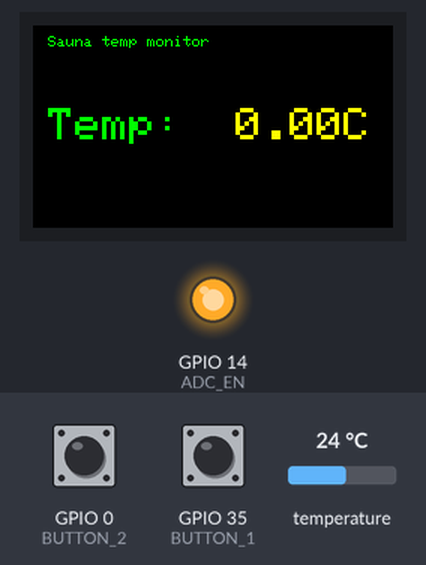
The sketch below on a simulated ESP32. Parts: 240×135 colour display, output pins drawn as LEDs (lit = HIGH). The inputs (shaded band) are chosen by the test bench; at power-on: GPIO 35 (BUTTON_1) HIGH, temperature 24 °C, GPIO 0 (BUTTON_2) HIGH. WiFi joins after 1.5 s; servers stay silent unless stated; uploads are accepted with an empty reply; what the sketch prints to the serial monitor is not drawn.

Above: at 5.4 s.
5.5 s: GPIO 35 (BUTTON_1) pulled LOW for 3.2 s
At 7.9 s:
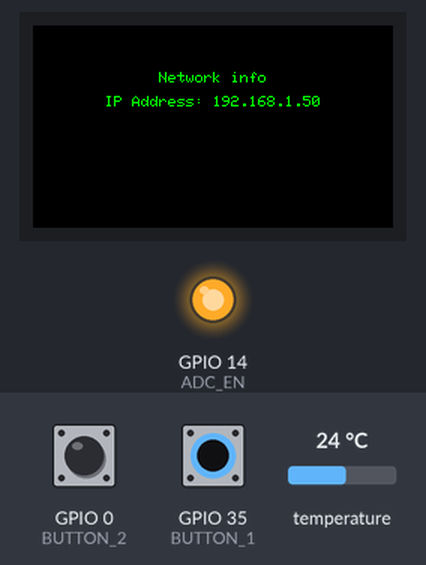
11.8 s: temperature set to 12 °C
At 22.2 s:
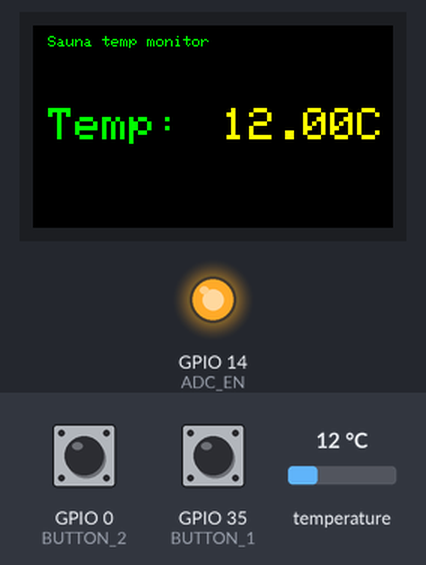
22.5 s: temperature set to 19 °C
At 32.5 s:
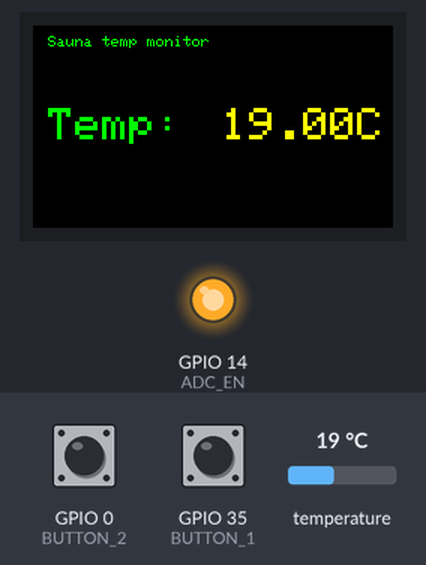
33.3 s: temperature set to 28 °C
At 43.8 s:
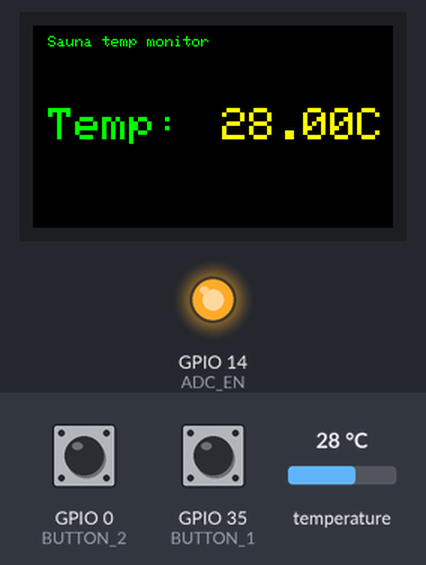
Timing chart, 0 to 45.3 s (numbered marks = the images above; inputs shaded):
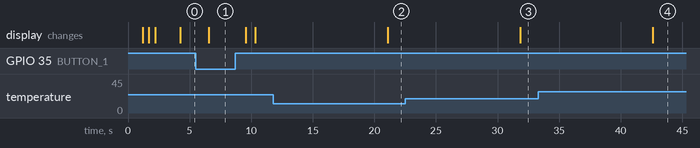

The sketch:

sauna_monitor.ino
```cpp
#include <TFT_eSPI.h>
//#include <SPI.h>
#include "WiFi.h"
//#include <Wire.h>
//#include "esp_adc_cal.h"
//#include "bmp.h"
#include <Button2.h>
#include <HTTPClient.h>
#include <OneWire.h>
#include <DallasTemperature.h>

#define ONE_WIRE_BUS 27
/********************************************************************/
// Setup a oneWire instance to communicate with any OneWire devices
// (not just Maxim/Dallas temperature ICs)
OneWire oneWire(ONE_WIRE_BUS);
/********************************************************************/
// Pass our oneWire reference to Dallas Temperature.
DallasTemperature sensors(&oneWire);

#ifndef TFT_DISPOFF
#define TFT_DISPOFF 0x28
#endif

#ifndef TFT_SLPIN
#define TFT_SLPIN   0x10
#endif

#define TFT_MOSI            19
#define TFT_SCLK            18
#define TFT_CS              5
#define TFT_DC              16
#define TFT_RST             23

#define TFT_BL          4   // Display backlight control pin
#define ADC_EN          14  //ADC_EN is the ADC detection enable port
#define ADC_PIN         34
#define BUTTON_1        35
#define BUTTON_2        0

TFT_eSPI tft = TFT_eSPI(135, 240); // Invoke custom library

char buff[512];
int vref = 1100;
int btnCick = false;

const char* ssid = "TV";
const char* password = "greenday219";
const char* serverName = "http://schizo:3000/";

unsigned long lastTime = 0;
// Timer set to 10 minutes (600000)
//unsigned long timerDelay = 600000;
// Set timer to 5 seconds (5000)
unsigned long timerDelay = 10000;
float temp = 0;

Button2 btn1(BUTTON_1);
Button2 btn2(BUTTON_2);
int btnClick = false;
int messageSent = false;
unsigned long messageTime = 0;
//unsigned long messageDelay = 600000; // 10 minutes
unsigned long messageDelay = 1000 * 60 * 60 * 6; // 10 minutes

void button_init()
{
    btn1.setPressedHandler([](Button2 & b) {
        btnClick = true;
        Serial.println("Wifi information.");
        wifi_info();
    });

    btn2.setPressedHandler([](Button2 & b) {
        btnClick = false;
        Serial.println("Temp monitor");
        temp_monitor();
    });
}

void button_loop()
{
    btn1.loop();
    btn2.loop();
}

void wifi_info()
{
    tft.setTextColor(TFT_GREEN, TFT_BLACK);
    tft.fillScreen(TFT_BLACK);
    tft.setTextDatum(MC_DATUM);
    tft.setTextSize(1);
    tft.drawString("Network info", tft.width() / 2, tft.height() / 2 - 32);
    String wifi = WiFi.localIP().toString();
    tft.drawString("IP Address: " + wifi, tft.width() / 2, tft.height() / 2 - 16);
    delay(3000);
    btnClick = false;
    tft.fillScreen(TFT_BLACK);
}

void connect() {
  Serial.print("Connecting to Wifi Network: ");
  tft.fillScreen(TFT_BLACK);
  tft.setTextDatum(MC_DATUM);
  tft.drawString("Connecting to Wifi Network:", tft.width() / 2 - 64, tft.height() / 2 );
  delay(500);
  Serial.println(ssid);
  WiFi.begin(ssid, password);
  String progress = ".";
  while (WiFi.status() != WL_CONNECTED) {
    delay(500);
    tft.setTextDatum(MC_DATUM);
    tft.drawString(progress, tft.width() / 2 - 64, tft.height() / 2 + 12);
    progress += ".";
    Serial.print(".");
  }
  Serial.println("");
  Serial.println("Connected to WiFi.");
  tft.setTextDatum(MC_DATUM);
  tft.drawString("Connected to WiFi.", tft.width() / 2 - 64, tft.height() / 2 + 24);
  tft.setTextDatum(TL_DATUM);
  delay(2000);
  Serial.println("IP address of ESP32 is : ");
  Serial.println(WiFi.localIP());
}

//void send_event(const char *event)

void updateScreen(const float temp)
{
  float val = temp / 100;
  String degrees = String(val, 2);
  tft.setTextDatum(MC_DATUM);
  tft.setTextColor(TFT_GREEN, TFT_BLACK);
  tft.setTextSize(1);
  tft.drawString("Sauna temp monitor", tft.width() / 2 - 56, tft.height() / 2 - 56 );
  tft.setTextSize(3);
  tft.setTextDatum(MC_DATUM);
  tft.drawString("Temp: ", tft.width() / 2 - 56, tft.height() / 2 );

  if (val < 50.0) {
    tft.setTextColor(TFT_YELLOW, TFT_BLACK);
  }
  else if (val < 70.0) {
    tft.setTextColor(TFT_ORANGE, TFT_BLACK);
  }
  else {
    tft.setTextColor(TFT_RED, TFT_BLACK);
  }
  tft.drawString(degrees + "C", tft.width() / 2 + 60, tft.height() / 2 );
  tft.setTextDatum(TL_DATUM);
}

void sendTemp(float temp, String path)
{
    if(WiFi.status()== WL_CONNECTED){
      HTTPClient http;
      http.begin(String(serverName) + path);
      http.addHeader("Content-Type", "application/json");
      int httpResponseCode = http.POST(String("{\"temp\": \"") + temp + String("\"}"));
      http.end();
    }
    else {
      Serial.println("WiFi Disconnected\n Trying ro reconnect");
      connect();
    }
}

void temp_monitor()
{
    if ((millis() - lastTime) > timerDelay) {
    //Check WiFi connection status
      temp = (int) (sensors.getTempCByIndex(0) * 100.0);
      String textTemp = String(temp, 0);
      Serial.print("Temperature is: ");
      Serial.println(textTemp);
      updateScreen(temp);
      sendTemp(temp, "temp/");
    lastTime = millis();
  }
  if (temp > 8000.00) {
    if (!messageSent) {
      Serial.println("Sending notification!");
      sendTemp(temp, "send/");
      messageSent = true;
      messageTime = millis();
    }
    else if (messageSent && (millis() - messageTime) > messageDelay) {
      Serial.println("Sending notification again");
      messageSent = true;
      messageTime = millis();
    }
  }
}

void setup()
{
    Serial.begin(115200);
    Serial.println("Start");
    sensors.begin();
    button_init();
    tft.init();
    tft.setRotation(1);
    connect();
    tft.fillScreen(TFT_BLACK);
    tft.setTextColor(TFT_GREEN, TFT_BLACK);
    /*
    ADC_EN is the ADC detection enable port
    If the USB port is used for power supply, it is turned on by default.
    If it is powered by battery, it needs to be set to high level
    */
    pinMode(ADC_EN, OUTPUT);
    digitalWrite(ADC_EN, HIGH);
    updateScreen(0);
}


void loop()
{
  sensors.requestTemperatures();
  if (btnClick) {
     wifi_info();
  }
  else {
    temp_monitor();
  }
  button_loop();
}
```

Measured:
- after the input at 5.5 s, the display: changes after 1.0 s (image 1)
- after the input at 11.8 s, the display: changes after 9.3 s (image 2)
- after the input at 22.5 s, the display: changes after 9.4 s (image 3)
- after the input at 33.3 s, the display: changes after 9.3 s (image 4)
